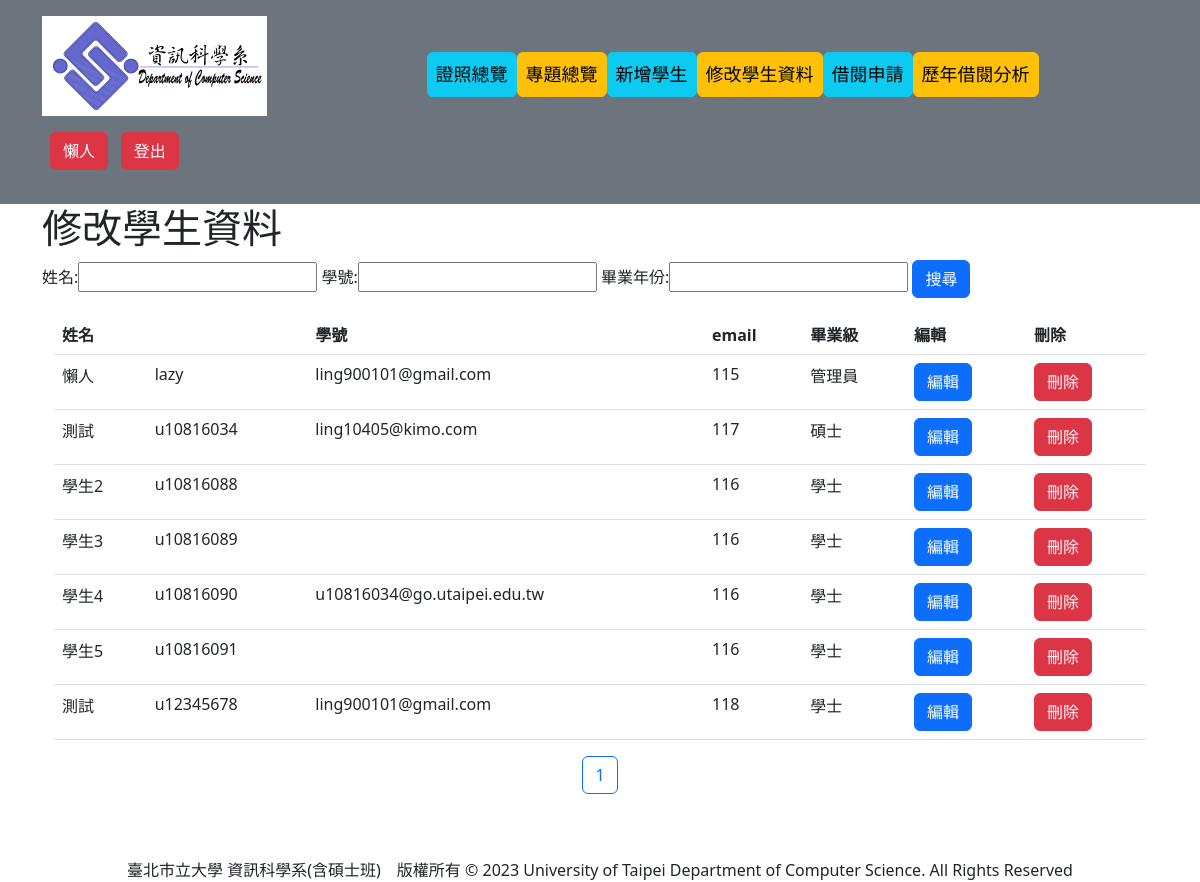
/SearchStudent (signed in), run on an earlier commit of the app's database.
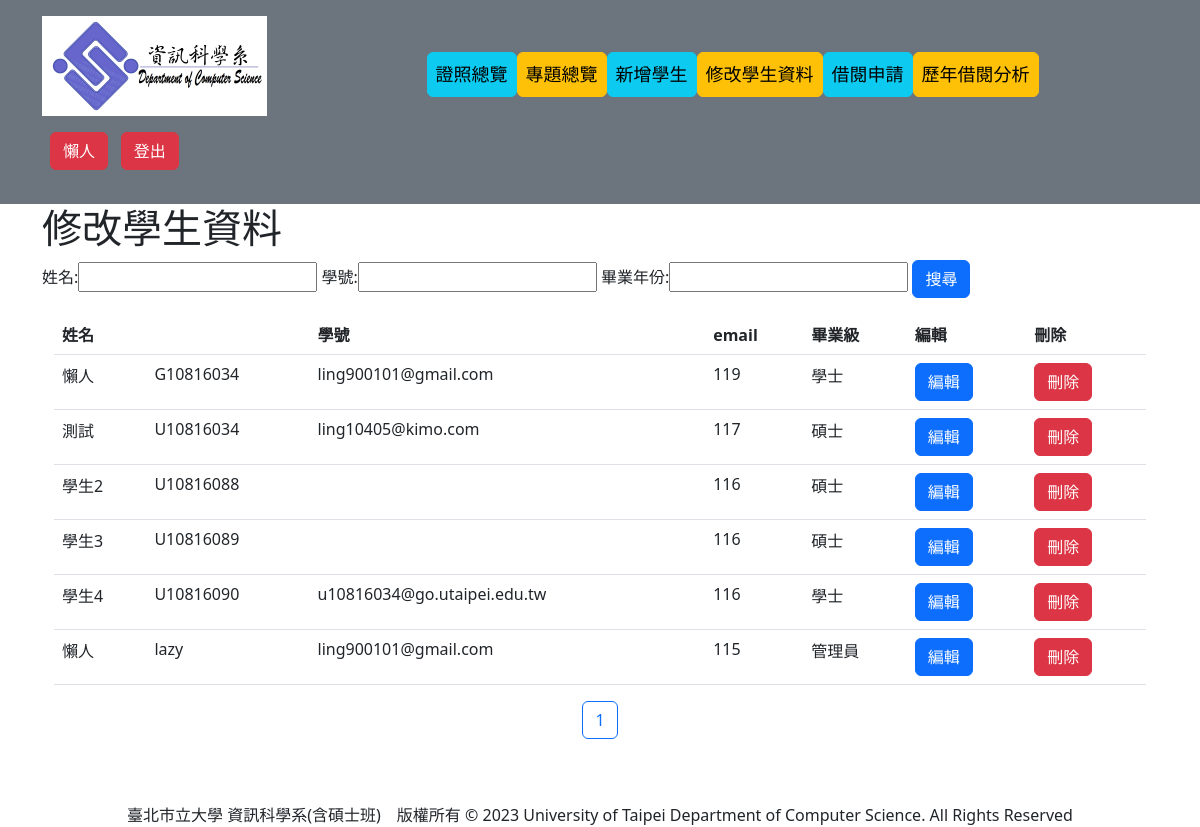
And on a later commit of the database.
### student/models.py (models this page shows, shortened)
class User(AbstractUser):
    first_name = None
    last_name = None
    username = models.CharField(max_length=15, unique=True, null=True) #帳號
    name = models.CharField(max_length = 12) #姓名
    DEPARTMENT = ((0, '資訊科學系'),
                  (1, '外系'),)
    department = models.IntegerField(choices=DEPARTMENT, null=True, blank=True)
    IDENTITY=((0, '學士'),
              (1, '管理員'),
              (2, '碩士'))
    identity = models.IntegerField(choices=IDENTITY, default=0)
    graduateLevel = models.DecimalField(max_digits = 4, decimal_places = 0, default = timezone.now().year + 4)#畢業級
    USER_NAME_FIELD = 'username'
    class Meta:
        ordering = ["username"]
    def get_graduate_year(self):
        return (self.graduateLevel - 1911)

### student/views.py (the view)
# urls.py: path('SearchStudent', views.SearchStudent.as_view(), name='SearchStudent'),#尋找特定學生
class SearchStudent(LoginRequiredMixin, ListView):
    model = User
    template_name = "SearchStudent.html"
    def get_queryset(self):
        queryDict = {}
        if self.request.GET:
            if "name" in self.request.GET:
                queryDict['name__icontains'] = self.request.GET['name']
            if "username" in self.request.GET:
                queryDict['username__icontains'] = self.request.GET['username']
            if 'graduateLevel' in self.request.GET and self.request.GET['graduateLevel'] != '':
                queryDict['graduateLevel'] = int(self.request.GET['graduateLevel']) + 1911
            queryset = User.objects.filter(**queryDict)
        else:
            queryset = User.objects.all()
        paginator=Paginator(queryset, limit)
        page=self.request.GET.get('page')
        try:
            queryset=paginator.page(page)
        except PageNotAnInteger:
            queryset=paginator.page(1)
        except EmptyPage:
            queryset=paginator.page(paginator.num_pages)
        return queryset

### templates/SearchStudent.html (shortened to what this page needs)
{% extends "layout.html" %}
{% block title %}修改學生資料{% endblock %}
{% block content %}
<form method = "GET">
    姓名:<input type = "search" name = "name" placeholder = "">
    學號:<input type = "search" name = "username" placeholder = "">
    畢業年份:<input type = "search" name = "graduateLevel" placeholder = "">
    <input type="submit" class="btn btn-primary" name="search" value="搜尋" />
</form>
<div class="container">
    <table class="table">
        <thead>
            <tr>
                <th scope="col">姓名</th>
                <th scope="col"></th>
                <th scope="col">學號</th>
                <th scope="col">email</th>
                <th scope="col">畢業級</th>
                <th scope="col">編輯</th>
                <th scope="col">刪除</th>
            </tr>
        </thead>
        <tbody>
            {% for student in object_list %}
                <tr>
                    <td>{{ student.name }}</td>
                    <td>{{ student.username }}</td>
                    <td>{{ student.email }}</td>
                    <td>{{ student.get_graduate_year }}</td>
                    <td>{{ student.get_identity_display }}</td>
                    <td><a href="{% url 'ModifyStudentInfo' pk=student.id%}" class="btn btn-primary">編輯</a></td>
                    <td><a href="{% url 'DeleteStudent' pk=student.id%}" class="btn btn-danger">刪除</a></td>
                </tr>
            {% endfor %}
        </tbody>
    </table>
</div>
<p style="text-align:center">
    {% for page_number in object_list.paginator.page_range %}
      {% ifequal page_number  object_list.number %}
        <button class="btn btn-outline-primary">{{ page_number }}</button>
      {% else %}
        <a href="?page={{ page_number }}" class="btn btn-primary">{{ page_number }}</a>
      {% endifequal %}
    {% endfor %}
</p>
{% endblock %}

### templates/layout.html (shortened to what this page needs)
<!DOCTYPE>
<html lan = "en" dir = "ltr">
    <head>
         <link rel="stylesheet" href="https://cdn.jsdelivr.net/npm/bootstrap@5.2.0-beta1/dist/css/bootstrap.rtl.min.css">
    </head>
    <body>
    <header class="p-3 text-bg-secondary">
    <div class="container">
      <div class="d-flex flex-wrap align-items-center justify-content-center justify-content-lg-start" style="display: flex;font-size:large;">
        <p style="flex: 1;">
            {% load static %}
            <img src="{% static '/images/logo.jpg'%}" width="225px" height = "100px">
        </p>
        <p style="flex: 1;">
            <ul class="nav col-12 col-md-auto mb-2 justify-content-center mb-md-0">
                {% if user and user.is_authenticated %}
                    {% if user.identity == 0 %}
                        {% if user.department == 0 %}
                            {% if user.not_graduated %}
                                <li><a href="{% url 'PassProject' pk=user.id %}" class="nav-link px-2 text-black btn btn-info">專題繳交</a></li>
                                <li><a href="{% url 'PassLicense' pk=user.id %}" class="nav-link px-2 text-black btn btn-warning">證照登錄</a></li>
                            {% endif %}
                            <li><a href="{% url 'UserProject' pk=user.id %}" class="nav-link px-2 text-black btn btn-info">我的專題</a></li>
                            <li><a href="{% url 'UserLicense' pk=user.id %}" class="nav-link px-2 text-black btn btn-warning">我的證照</a></li>
                        {% endif %}
                        <li><a href="{% url 'BorrowPaper' pk=user.id%}" class="nav-link px-2 text-black btn btn-info">預約借用報告書</a></li>
                        <li><a href="{% url 'UserBooking' pk=user.id%}" class="nav-link px-2 text-black btn btn-warning">我的預約</a></li>
                        <li><a href="{% url 'GetEntityPaper' %}" class="nav-link px-2 text-black btn btn-info">領取報告書</a></li>
                    {% elif user.identity == 1 %}
                        <li><a href="{% url 'DisplayLicense' %}" class="nav-link px-2 text-black btn btn-info">證照總覽</a></li>
                        <li><a href="{% url 'DisplayProject' %}" class="nav-link px-2 text-black btn btn-warning">專題總覽</a></li>
                        <li><a href="{% url 'ImportAndExport' %}" class="nav-link px-2 text-black btn btn-info">新增學生</a>
                        <li><a href="{% url 'SearchStudent' %}" class="nav-link px-2 text-black btn btn-warning">修改學生資料</a></li>
                        <li><a href="{% url 'BookingList' %}" class="nav-link px-2 text-black btn btn-info">借閱申請</a></li>
                        <li><a href="{% url 'HistoryBookingAnalysis' %}" class="nav-link px-2 text-black btn btn-warning">歷年借閱分析</a></li>
                    {% endif %}
                {% else %}
                    <li><a href="{% url 'Home' %}" class="nav-link px-2 text-black btn btn-info">首頁</a></li>
                {% endif %}
            </ul>
        </p>
        <p style="flex: 1;">
            {% if user.is_authenticated %}
                <div class="col-md-3 text-end">
                    <form method = "post" action = "{% url 'login' %}">{% csrf_token %}
                        <a href="{% url 'EditPassword' pk=user.id %}" class="btn btn-danger me-2">{{ user.name }}</a>
                        <a href="{% url 'logout' %}" class="btn btn-danger me-2">登出</a>
                    </form>
                </div>
            {% else %}
                <div class="col-md-3 text-end">
                    <a href="{% url 'login' %}" class="btn btn-warning me-2">登入</a>
                </div>
            {% endif %}
        </p>
      </div>
    </div>
  </header>
        <div class="container">
            <h1>{% block title %}{% endblock %}</h1>
        </div>
        <div class="container">
            {% block content %}{% endblock %}
        </div>
        <br><br>
        <div class="container" align="center">
            臺北市立大學 資訊科學系(含碩士班)　版權所有 © 2023   University of Taipei Department of Computer Science. All Rights Reserved
        </div>
    </body>
</html>

What changed in the data, as far as the page shows it:
removed User: name "學生5", username "u10816091", get_graduate_year "116", identity "學士"
removed User: name "測試", username "u12345678", email "ling900101@gmail.com", get_graduate_year "118", identity "學士"
changed User "lazy": moves down the list
added User: name "懶人", username "G10816034", email "ling900101@gmail.com", get_graduate_year "119", identity "學士"
changed User "測試": username "u10816034" → "U10816034"
changed User "學生2": username "u10816088" → "U10816088"; identity "學士" → "碩士"
changed User "學生3": username "u10816089" → "U10816089"; identity "學士" → "碩士"
changed User "學生4": username "u10816090" → "U10816090"
